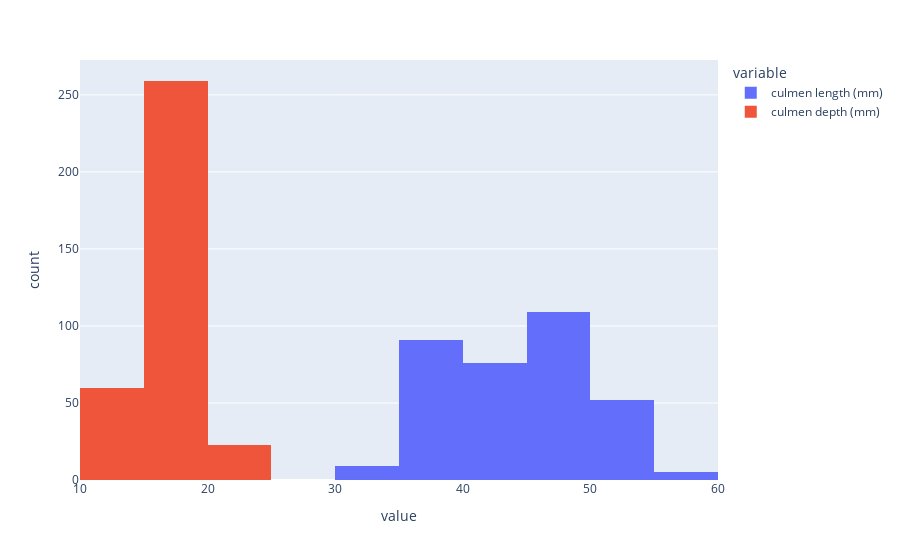

Notebook code for this chart:
### Markdown cell above
Plot histograms for the numerical features

### Code cell
# Write your code here.
df[['culmen length (mm)', 'culmen depth (mm)']].hist(backend='plotly',figsize=(18,7))

### Figure 1 — Plotly figure (JSON) as saved in the notebook; plotly's stock layout.template omitted (floating-point values rounded to 4 significant figures; data arrays with more than 128 entries replaced by an {"elided": "..."} marker saying what was removed)
{"data": [{"alignmentgroup": "True", "bingroup": "x", "hovertemplate": "variable=culmen length (mm)<br>value=%{x}<br>count=%{y}<extra></extra>", "legendgroup": "culmen length (mm)", "marker": {"color": "#636efa", "pattern": {"shape": ""}}, "name": "culmen length (mm)", "offsetgroup": "culmen length (mm)", "orientation": "v", "showlegend": true, "type": "histogram", "x": {"elided": "342 float values"}, "xaxis": "x", "yaxis": "y"}, {"alignmentgroup": "True", "bingroup": "x", "hovertemplate": "variable=culmen depth (mm)<br>value=%{x}<br>count=%{y}<extra></extra>", "legendgroup": "culmen depth (mm)", "marker": {"color": "#EF553B", "pattern": {"shape": ""}}, "name": "culmen depth (mm)", "offsetgroup": "culmen depth (mm)", "orientation": "v", "showlegend": true, "type": "histogram", "x": {"elided": "342 float values"}, "xaxis": "x", "yaxis": "y"}], "layout": {"barmode": "relative", "legend": {"title": {"text": "variable"}, "tracegroupgap": 0}, "margin": {"t": 60}, "xaxis": {"anchor": "y", "domain": [0, 1], "title": {"text": "value"}}, "yaxis": {"anchor": "x", "domain": [0, 1], "title": {"text": "count"}}}}
